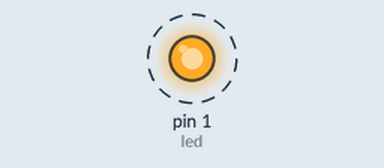
Recording of a sketch running on a simulated Arduino Uno, built with avr-gcc and run on an emulated ATmega328P. On the bench: output pins drawn as LEDs (lit = HIGH). Dashed ring = blinking.

Above: at 0.5 s.
Timing chart, 0 to 4.6 s (numbered marks = the images above):
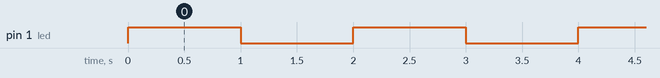

Measured:
- by itself, pin 1 (led): alternates HIGH for 1.0 s and LOW for 1.0 s

The sketch:

trinket_2016_12_blink.ino
```cpp
/* jstephens 2016_12
 *  Trinket Pro
 *  Blink Hello World
 */

int led = 1; // blink 'digital' pin 1 - the built-in LED


void setup() {
  // initialize the digital pin as an output
 pinMode(led, OUTPUT);

}

void loop() {
  digitalWrite(led, HIGH);
  delay(1000);
  digitalWrite(led, LOW);
  delay(1000);
}
```
